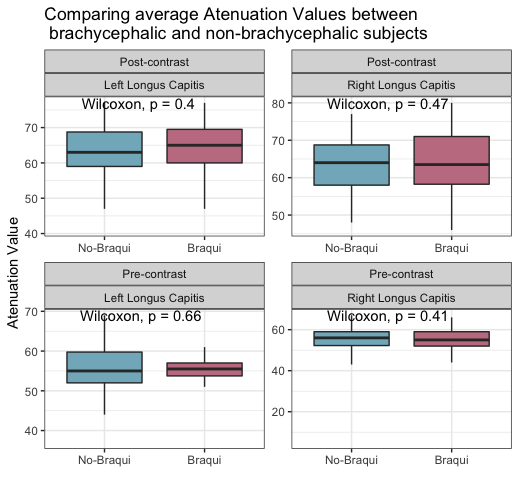

This chart was generated by the following R code:
source('clean_thyroids.R')

get_avg <- function(column){
  a <- column
  avg <- c()
  
  for(i in seq_along(a)){
    if(is.na(a[[i]])){
      avg[[i]] <- NA 
    } else{
      splitted <- a[[i]] %>% str_replace_all('\\+-', '\\+') %>% str_replace_all('\\+', '\\+-') %>%  str_split(pattern = '\\+-') %>% .[[1]]
      avg[[i]] <-  splitted %>% .[[1]] %>% as.numeric()
    }
  } 
  return(avg)
}
get_sd <- function(column){
  a <- column
  sd <- c()
  
  for(i in seq_along(a)){
    if(is.na(a[[i]])){
      sd[[i]] <- NA 
    } else{
      splitted <- a[[i]] %>% str_replace_all('\\+-', '\\+') %>% str_replace_all('\\+', '\\+-') %>%  str_split(pattern = '\\+-') %>% .[[1]]
      if(length(splitted) > 1){
        sd[[i]] <-  splitted %>% .[[2]] %>% as.numeric()
      }else{
        sd[[i]] <- NA
      }
    }
  } 
  return(sd)
}




df <- read_excel('datos_3.xlsx') %>% 
  rename(id = `Nº (P)`) %>% 
  data.frame()

muscle_values <- colnames(df)[colnames(df) %>% str_detect('musculo')] %>% na.omit() %>% array()

precontrast_values <- muscle_values[muscle_values %>% str_detect('Precontraste')]
postcontrast_values <- muscle_values[muscle_values %>% str_detect('Postcontraste')]

muscle_df <- 
  df[, c('id', 'braquicefalico', muscle_values)] %>% 
  melt(id.vars = c('id', 'braquicefalico')) %>% 
  mutate(contrast = ifelse(variable %>% str_detect('Precontraste'), 'Pre-contrast', 'Post-contrast')) %>% 
  mutate(side = ifelse(variable %>% str_detect('derecho'), 'Right Longus Capitis', 'Left Longus Capitis')) %>% 
  select(-variable) %>% 
  na.omit() %>% 
  data.table()


muscle_df %>% 
  mutate(value = get_avg(value)) %>% 
  ggplot(aes(x = braquicefalico, y = value, fill = braquicefalico)) +
  geom_boxplot(size = 0.5, outlier.shape = NA) +
  facet_wrap(contrast~side, scales = 'free') +
  stat_compare_means(method = 'wilcox.test') +
  scale_x_discrete(labels = c('No-Braqui', 'Braqui')) +
  scale_fill_got_d(option = 'Margaery', name = '', guide = FALSE) +
  xlab('') +
  theme_bw() +
  ylab('Atenuation Value') +
  labs(
    title = "Comparing average Atenuation Values between \n brachycephalic and non-brachycephalic subjects"
  )
